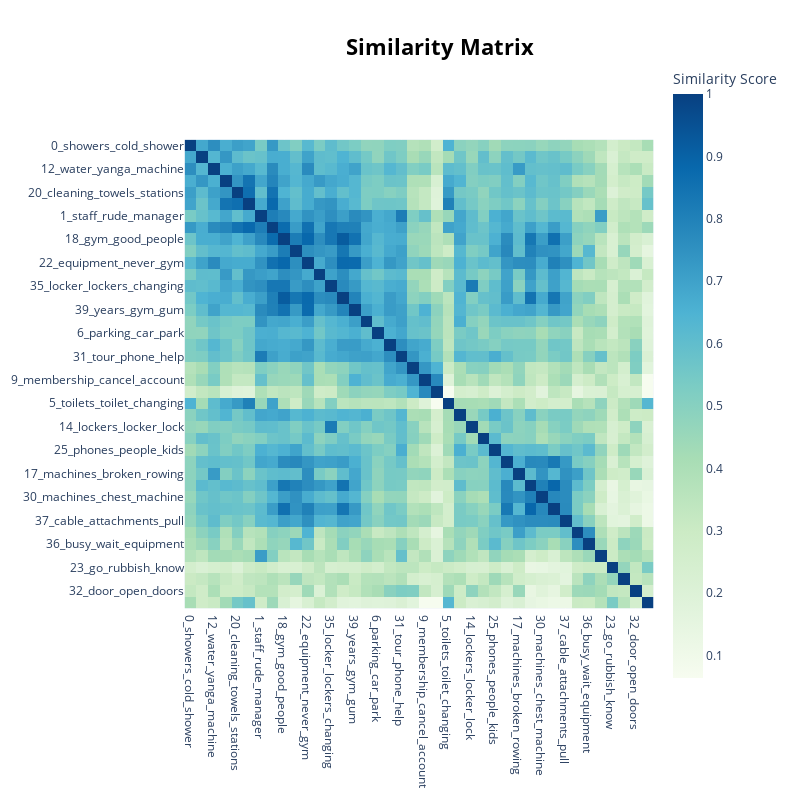

The notebook cell saved with this chart:
### Code cell
# Heat map for similarity matrix
model.visualize_heatmap(n_clusters=12)

### Figure 1 — Plotly figure (JSON) as saved in the notebook; plotly's stock layout.template omitted (floating-point values rounded to 4 significant figures; data arrays with more than 128 entries replaced by an {"elided": "..."} marker saying what was removed)
{"data": [{"coloraxis": "coloraxis", "hovertemplate": "x: %{x}<br>y: %{y}<br>Similarity Score: %{z}<extra></extra>", "name": "0", "type": "heatmap", "x": ["0_showers_cold_shower", "2_air_conditioning_hot", "12_water_yanga_machine", "16_smell_smells_ventilation", "20_cleaning_towels_stations", "29_dirty_toilets_gyms", "1_staff_rude_manager", "13_gym_equipment_paper", "18_gym_good_people", "21_busy_people_waiting", "22_equipment_never_gym", "28_worst_ever_egg", "35_locker_lockers_changing", "38_isnt_centre_equipment", "39_years_gym_gum", "3_class_classes_booked", "6_parking_car_park", "7_closed_gym_open", "31_tour_phone_help", "4_code_pass_pin", "9_membership_cancel_account", "27_joining_fee_discount", "5_toilets_toilet_changing", "8_music_loud_noise", "14_lockers_locker_lock", "19_wifi_signal_terrible", "25_phones_people_kids", "10_weights_bench_plates", "17_machines_broken_rowing", "26_equipment_small_enough", "30_machines_chest_machine", "33_kit_layout_strength", "37_cable_attachments_pull", "11_equipment_broken_equipme...", "36_busy_wait_equipment", "15_rude_staff_manager", "23_go_rubbish_know", "24_overcrowded_crowded_cap", "32_door_open_doors", "34_dirty_vister_hijaby"], "xaxis": "x", "y": ["0_showers_cold_shower", "2_air_conditioning_hot", "12_water_yanga_machine", "16_smell_smells_ventilation", "20_cleaning_towels_stations", "29_dirty_toilets_gyms", "1_staff_rude_manager", "13_gym_equipment_paper", "18_gym_good_people", "21_busy_people_waiting", "22_equipment_never_gym", "28_worst_ever_egg", "35_locker_lockers_changing", "38_isnt_centre_equipment", "39_years_gym_gum", "3_class_classes_booked", "6_parking_car_park", "7_closed_gym_open", "31_tour_phone_help", "4_code_pass_pin", "9_membership_cancel_account", "27_joining_fee_discount", "5_toilets_toilet_changing", "8_music_loud_noise", "14_lockers_locker_lock", "19_wifi_signal_terrible", "25_phones_people_kids", "10_weights_bench_plates", "17_machines_broken_rowing", "26_equipment_small_enough", "30_machines_chest_machine", "33_kit_layout_strength", "37_cable_attachments_pull", "11_equipment_broken_equipme...", "36_busy_wait_equipment", "15_rude_staff_manager", "23_go_rubbish_know", "24_overcrowded_crowded_cap", "32_door_open_doors", "34_dirty_vister_hijaby"], "yaxis": "y", "z": {"elided": "40x40 float values"}}], "layout": {"coloraxis": {"colorbar": {"title": {"text": "Similarity Score"}}, "colorscale": [[0, "rgb(247,252,240)"], [0.125, "rgb(224,243,219)"], [0.25, "rgb(204,235,197)"], [0.375, "rgb(168,221,181)"], [0.5, "rgb(123,204,196)"], [0.625, "rgb(78,179,211)"], [0.75, "rgb(43,140,190)"], [0.875, "rgb(8,104,172)"], [1, "rgb(8,64,129)"]]}, "height": 800, "hoverlabel": {"bgcolor": "white", "font": {"family": "Rockwell", "size": 16}}, "legend": {"title": {"text": "Trend"}}, "margin": {"t": 60}, "showlegend": true, "title": {"font": {"color": "Black", "size": 22}, "text": "<b>Similarity Matrix</b>", "x": 0.55, "xanchor": "center", "y": 0.95, "yanchor": "top"}, "width": 800, "xaxis": {"anchor": "y", "constrain": "domain", "domain": [0, 1], "scaleanchor": "y"}, "yaxis": {"anchor": "x", "autorange": "reversed", "constrain": "domain", "domain": [0, 1]}}}
